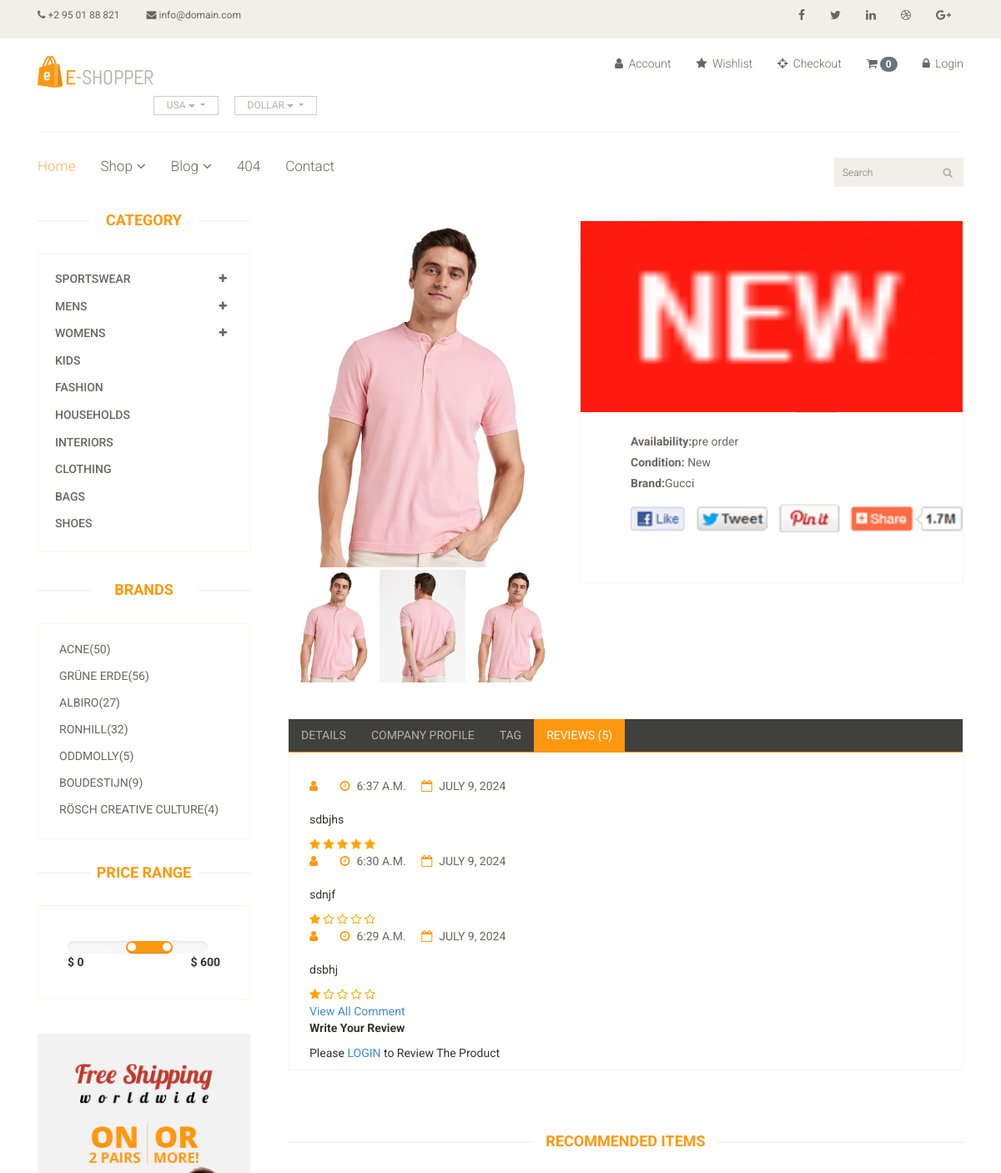
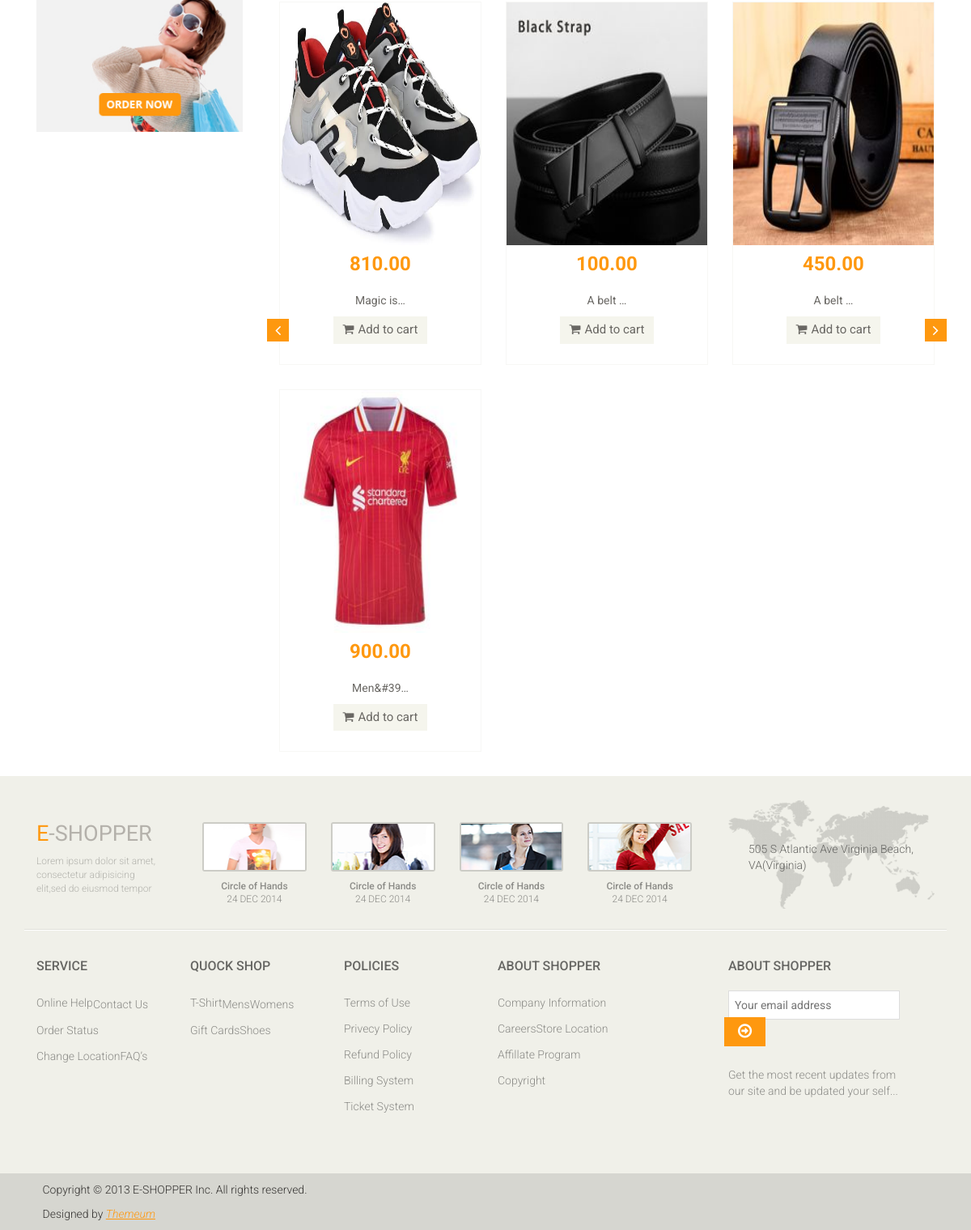
The page /product_detail/1 on the database its author committed (2 pictures, top to bottom).
### main/models.py (models this page shows, shortened)
class Product(models.Model):
    image=models.ImageField(upload_to='products',blank=True)#pip install pillow
    image2=models.ImageField(upload_to='products',blank=True)
    image3=models.ImageField(upload_to='products',blank=True)
    category=models.ForeignKey(Category, on_delete=models.CASCADE)
    subcategory=models.ForeignKey(Subcategory, on_delete=models.CASCADE)
    name=models.CharField(max_length=50)
    desc=RichTextField(blank=True)
    Mark_price=models.DecimalField(max_digits=10,decimal_places=2)
    price=models.DecimalField(max_digits=10,decimal_places=2,editable=False)
    discount_percentage=models.DecimalField(max_digits=4,decimal_places=2)
    date=models.DateField(auto_now_add=True)
    availability=models.CharField(choices=availability_field, max_length=50, null=True)
    brand=models.ForeignKey(Brand,on_delete=models.CASCADE,null=True,blank=True)

class Brand(models.Model):
    title=models.CharField(max_length=100)
    def __str__(self) -> str:
        return self.title

class Review(models.Model):
    product=models.ForeignKey(Product,on_delete=models.CASCADE,related_name='reviews')
    user=models.ForeignKey(User,on_delete=models.CASCADE,related_name='reviews')
    comment=models.TextField()
    rating=models.PositiveIntegerField()
    date=models.DateTimeField(auto_now=True)

### main/views.py (the view, shortened to what this page needs)
# urls.py: path("product_detail/<int:id>",product_detail,name="product_detail"),
def product_detail(request,id):
    product=get_object_or_404(Product,id=id)
    cmt_all=request.GET.get('cmt_all')
    if cmt_all:
        reviews=product.reviews.all()
    else:
        reviews=product.reviews.all().order_by('-id')[:3]
    products=Product.objects.filter(category=product.category).exclude(id=id)
    form=ReviewForm()
    context={
        'product':product,
        'products':products,
        'form':form,
        'reviews':reviews,
        'range':range(1,6)
    }
    return render(request,'main/product-details.html',context)

### main/form.py
class ReviewForm(forms.ModelForm):
    class  Meta:
        model=Review
        fields=['comment','rating']
        widgets={
            'rating':forms.Select(choices=[(i,i) for i in range(1,6)],attrs={'class':'form-control'}),
            'comment':forms.Textarea(attrs={'class':'form-control','placeholder':'Comment'})
        }

### templates/main/product-details.html (shortened to what this page needs)
{% extends "base.html" %}
{% block content %}
{% load static %}
{% block css %}
<link rel="stylesheet" href="{% static 'css/product_detail.css' %}">
<link rel="stylesheet" href="https://cdnjs.cloudflare.com/ajax/libs/font-awesome/4.7.0/css/font-awesome.min.css">
{% endblock css%}
	<section>
		<div class="container">
			<div class="row">
				<div class="col-sm-3">
					<div class="left-sidebar">
						<h2>Category</h2>
						<div class="panel-group category-products" id="accordian">
							<div class="panel panel-default">
								<div class="panel-heading">
									<h4 class="panel-title">
										<a data-toggle="collapse" data-parent="#accordian" href="#sportswear">
											<span class="badge pull-right"><i class="fa fa-plus"></i></span>
											Sportswear
										</a>
									</h4>
								</div>
							</div>
							<div class="panel panel-default">
								<div class="panel-heading">
									<h4 class="panel-title">
										<a data-toggle="collapse" data-parent="#accordian" href="#mens">
											<span class="badge pull-right"><i class="fa fa-plus"></i></span>
											Mens
										</a>
									</h4>
								</div>
							</div>
							<div class="panel panel-default">
								<div class="panel-heading">
									<h4 class="panel-title">
										<a data-toggle="collapse" data-parent="#accordian" href="#womens">
											<span class="badge pull-right"><i class="fa fa-plus"></i></span>
											Womens
										</a>
									</h4>
								</div>
							</div>
							<div class="panel panel-default">
								<div class="panel-heading">
									<h4 class="panel-title"><a href="#">Kids</a></h4>
								</div>
							</div>
							<div class="panel panel-default">
								<div class="panel-heading">
									<h4 class="panel-title"><a href="#">Fashion</a></h4>
								</div>
							</div>
							<div class="panel panel-default">
								<div class="panel-heading">
									<h4 class="panel-title"><a href="#">Households</a></h4>
								</div>
							</div>
							<div class="panel panel-default">
								<div class="panel-heading">
									<h4 class="panel-title"><a href="#">Interiors</a></h4>
								</div>
							</div>
							<div class="panel panel-default">
								<div class="panel-heading">
									<h4 class="panel-title"><a href="#">Clothing</a></h4>
								</div>
							</div>
							<div class="panel panel-default">
								<div class="panel-heading">
									<h4 class="panel-title"><a href="#">Bags</a></h4>
								</div>
							</div>
							<div class="panel panel-default">
								<div class="panel-heading">
									<h4 class="panel-title"><a href="#">Shoes</a></h4>
								</div>
							</div>
						</div>
						<div class="brands_products">
							<h2>Brands</h2>
							<div class="brands-name">
								<ul class="nav nav-pills nav-stacked">
									<li><a href=""> <span class="pull-right">(50)</span>Acne</a></li>
									<li><a href=""> <span class="pull-right">(56)</span>Grüne Erde</a></li>
									<li><a href=""> <span class="pull-right">(27)</span>Albiro</a></li>
									<li><a href=""> <span class="pull-right">(32)</span>Ronhill</a></li>
									<li><a href=""> <span class="pull-right">(5)</span>Oddmolly</a></li>
									<li><a href=""> <span class="pull-right">(9)</span>Boudestijn</a></li>
									<li><a href=""> <span class="pull-right">(4)</span>Rösch creative culture</a></li>
								</ul>
							</div>
						</div>
						<div class="price-range">
							<h2>Price Range</h2>
							<div class="well">
								 <input type="text" class="span2" value="" data-slider-min="0" data-slider-max="600" data-slider-step="5" data-slider-value="[250,450]" id="sl2" ><br />
								 <b>$ 0</b> <b class="pull-right">$ 600</b>
							</div>
						</div>
						<div class="shipping text-center">
							<img src="images/home/shipping.jpg" alt="" />
						</div>
					</div>
				</div>
				<div class="col-sm-9 padding-right">
					<div class="product-details">
						<div class="col-sm-5">
							<div class = "product-imgs">
								<div class = "img-display">
								  <div class = "img-showcase">
									<img src = "{{product.image.url}}" alt = "loading">
								  </div>
								</div>
								<div class = "img-select">
								  <div class = "img-item">
									<a href = "#" data-id = "1">
									  <img src = "{{product.image.url}}" alt = "loading">
									</a>
								  </div>
								  <div class = "img-item">
									<a href = "#" data-id = "2">
									  <img src = "{{product.image2.url}}" alt = "shoe image">
									</a>
								  </div>
								  <div class = "img-item">
									<a href = "#" data-id = "3">
									  <img src = "{{product.image.url}}" alt = "shoe image">
									</a>
								  </div>
								</div>
							  </div>
						</div>
						<div class="col-sm-7">
							<div class="product-information">
								<img src="images/product-details/new.jpg" class="newarrival" alt="" />
								<h2>{{product.name}}</h2>
								<p>{{product.id}}</p>
								<span>
									<span>{{product.price}}</span>
									<label>Quantity:</label>
									<button type="button" class="btn btn-fefault cart">
									</button>
								</span>
								<p><b>Availability:</b>{{product.availability}}</p>
								<p><b>Condition:</b> New</p>
								<p><b>Brand:</b>{{product.brand}}</p>
								<a href=""><img src="images/product-details/share.png" class="share img-responsive"  alt="" /></a>
							</div>
						</div>
					</div>
					<div class="category-tab shop-details-tab">
						<div class="col-sm-12">
							<ul class="nav nav-tabs">
								<li><a href="#details" data-toggle="tab">Details</a></li>
								<li><a href="#companyprofile" data-toggle="tab">Company Profile</a></li>
								<li><a href="#tag" data-toggle="tab">Tag</a></li>
								<li class="active"><a href="#reviews" data-toggle="tab">Reviews (5)</a></li>
							</ul>
						</div>
						<div class="tab-content">
							<div class="tab-pane fade active in" id="reviews" >
								<div class="col-sm-12">
									{% if reviews %}
									{% for review in reviews %}
									<ul>
										<li><a href=""><i class="fa fa-user"></i>{{review.user.userName}}</a></li>
										<li><a href=""><i class="fa fa-clock-o"></i>{{review.date.time}}</a></li>
										<li><a href=""><i class="fa fa-calendar-o"></i>{{review.date.date}}</a></li>
									</ul>
									<p>{{review.comment}}</p>
									{% for i in range %}
										<i class="fa {% if review.rating >= i %} fa-star {% else %} fa-star-o {% endif %}" style="color: orange;"></i>
									{% endfor %}
									{% endfor %}
									{% endif %}
									<br>
									{%if not cmt_all %}
									<a href="?cmt_all=true">View All Comment</a>
									{% endif %}
									<p><b>Write Your Review</b></p>
									{% if request.user.is_authenticated %}
									<form method='POST' action="">
										{% csrf_token %}
										 <span>
											{{form.as_p}}
										</span><!--
										<textarea name="" ></textarea>
										<b>Rating: </b> <img src="images/product-details/rating.png" alt="" /> -->
										<button type="submit" class="btn btn-default pull-right">
											Submit
										</button>
									</form>
									{% else %}
									Please <a href="{% url 'log_in' %}">LOGIN</a> to Review The Product
									{% endif %}
								</div>
							</div>
						</div>
					</div>
					<div class="recommended_items">
						<h2 class="title text-center">recommended items</h2>
						<div id="recommended-item-carousel" class="carousel slide" data-ride="carousel">
							<div class="carousel-inner">
								<div class="item active">
									{% for i in products%}
									<div class="col-sm-4">
										<div class="product-image-wrapper">
											<div class="single-products">
												<div class="productinfo text-center">
													<img src="{{i.image.url}}" alt="" height="300px" />
													<h2>{{i.price}}</h2>
													<p>{{i.desc | truncatechars:10 }}</p>
													<button type="button" class="btn btn-default add-to-cart"><i class="fa fa-shopping-cart"></i>Add to cart</button>
												</div>
											</div>
										</div>
									</div>
									{% endfor %}
								</div>
							</div>
							 <a class="left recommended-item-control" href="#recommended-item-carousel" data-slide="prev">
								<i class="fa fa-angle-left"></i>
							  </a>
							  <a class="right recommended-item-control" href="#recommended-item-carousel" data-slide="next">
								<i class="fa fa-angle-right"></i>
							  </a>
						</div>
					</div>
				</div>
			</div>
		</div>
	</section>
	{% endblock content %}

### static/css/product.css (style rules this page uses)
:root { --font1: 'Heebo', sans-serif; --font2: 'Fira Sans Extra Condensed', sans-serif; --font3: 'Roboto', sans-serif; --btnbg: #ffcc00; --btnfontcolor: rgb(61, 61, 61); --btnfontcolorhover: rgb(255, 255, 255); --btnbghover: #ffc116; --btnactivefs: rgb(241, 195, 46); --label-index: #960796; --danger-index: #5bc257; --link-color: #000; --link-color-hover: #fff; --bg-content-color: #ffcc00; }

### static/css/product_detail.css (style rules this page uses)
img { width: 100%; display: block; }
.img-display { overflow: hidden; }
.img-showcase { display: flex; width: 100%; transition: all 0.5s ease; }
.img-showcase img { min-width: 100%; }
.img-select { display: flex; }
.img-item { margin: 0.3rem; }
.img-item:nth-child(1), .img-item:nth-child(2), .img-item:nth-child(3) { margin-right: 0; }

### rows shown on the page
Product: image (picture), image2 (picture), availability "pre order", brand "Gucci"
Review: date.time "6:37 A.M.", date "JULY 9, 2024", comment "sdbjhs", rating 5 (drawn)
Review: date.time "6:30 A.M.", date "JULY 9, 2024", comment "sdnjf", rating 1 (drawn)
Review: date.time "6:29 A.M.", date "JULY 9, 2024", comment "dsbhj", rating 1 (drawn)
Product: image (picture), price "810.00", desc "Magic is…"
Product: image (picture), price "100.00", desc "A belt …"
Product: image (picture), price "450.00", desc "A belt …"
Product: image (picture), price "900.00", desc "Men&#39…"

### other values the page prints
{{ request.session.cart|length }} "0"
